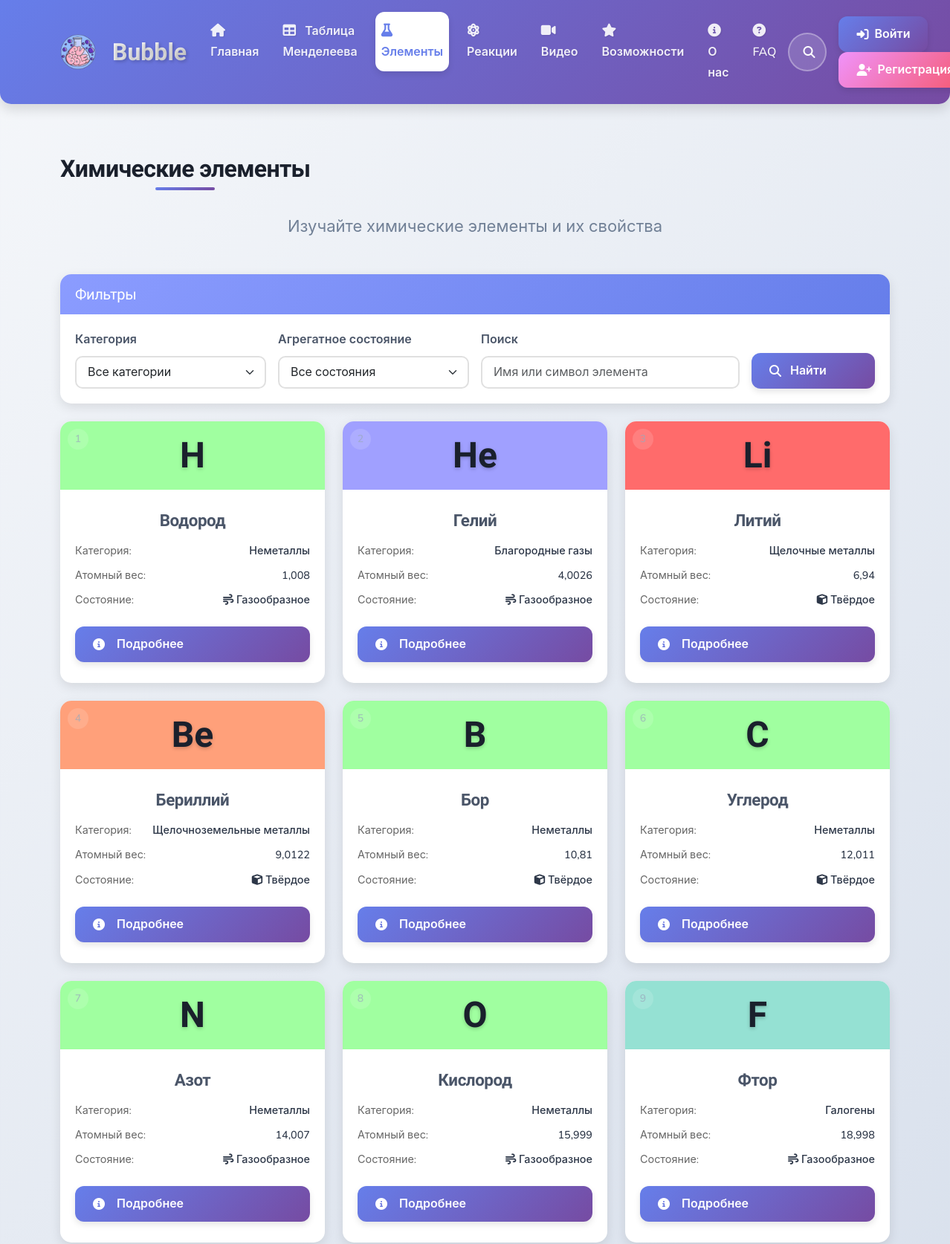
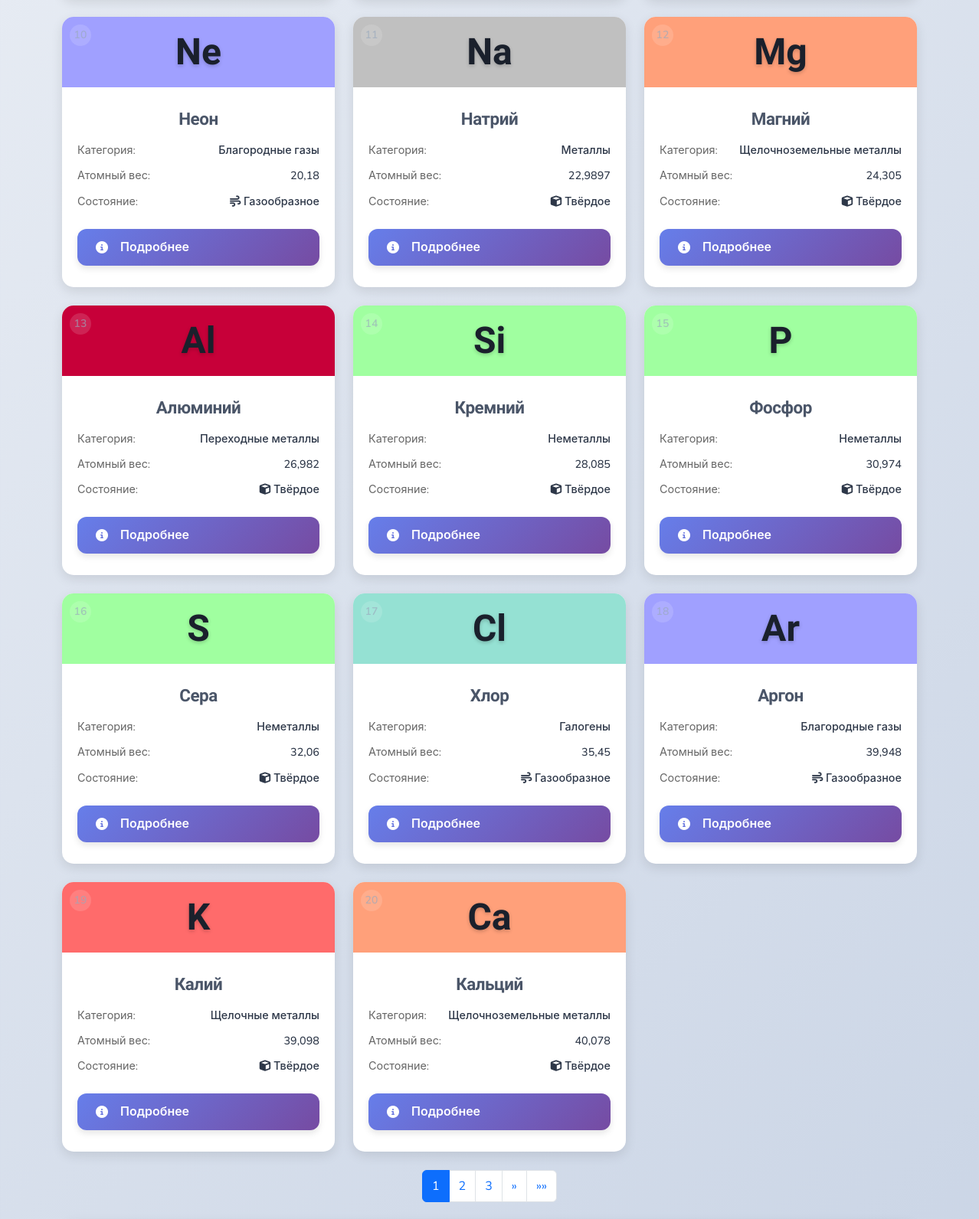
/chemistry/elements/ (upper part), run on the app's committed database (2 pictures, top to bottom).
### chemistry/models.py (models this page shows, shortened)
class Element(models.Model):
    STATE_CHOICES = [
        ('solid', _('Твёрдое')),
        ('liquid', _('Жидкое')),
        ('gas', _('Газообразное')),
    ]
    name = models.CharField(_('Название'), max_length=100)
    symbol = models.CharField(_('Символ'), max_length=3)
    atomic_number = models.PositiveSmallIntegerField(_('Атомный номер'), unique=True)
    atomic_weight = models.FloatField(_('Атомная масса'))
    group = models.PositiveSmallIntegerField(_('Группа'), null=True, blank=True)
    period = models.PositiveSmallIntegerField(_('Период'))
    category = models.ForeignKey(ElementCategory, on_delete=models.CASCADE,
                                 related_name='elements', verbose_name=_('Категория'))
    state = models.CharField(_('Агрегатное состояние'), max_length=10, choices=STATE_CHOICES, default='solid')
    image = models.ImageField(_('Изображение'), upload_to='elements/', blank=True, null=True)
    description = models.TextField(_('Описание'), blank=True)
    fun_facts = models.TextField(_('Интересные факты'), blank=True)
    is_active = models.BooleanField(_('Активен'), default=True)
    created_at = models.DateTimeField(_('Дата создания'), auto_now_add=True)
    updated_at = models.DateTimeField(_('Дата обновления'), auto_now=True)
    class Meta:
        verbose_name = _('Химический элемент')
        verbose_name_plural = _('Химические элементы')
        ordering = ['atomic_number']

class ElementCategory(models.Model):
    name = models.CharField(_('Название'), max_length=100)
    description = models.TextField(_('Описание'), blank=True)
    color = models.CharField(_('Цвет (HEX)'), max_length=7, help_text="#RRGGBB", default="#FFFFFF")
    class Meta:
        verbose_name = _('Категория элемента')
        verbose_name_plural = _('Категории элементов')

### chemistry/views.py (the view)
# urls.py: path('elements/', views.ElementListView.as_view(), name='element_list'),
class ElementListView(ListView):
    model = Element
    template_name = 'chemistry/element_list.html'
    context_object_name = 'elements'
    paginate_by = 20
    def get_queryset(self):
        queryset = Element.objects.filter(is_active=True).select_related('category')
        category_id = self.request.GET.get('category')
        if category_id:
            queryset = queryset.filter(category_id=category_id)
        state = self.request.GET.get('state')
        if state:
            queryset = queryset.filter(state=state)
        query = self.request.GET.get('q')
        if query:
            filters = Q(name__icontains=query) | Q(symbol__icontains=query)
            if query.isdigit():
                filters |= Q(atomic_number=int(query))
            queryset = queryset.filter(filters)
        return queryset.order_by('atomic_number')
    def get_context_data(self, **kwargs):
        context = super().get_context_data(**kwargs)
        context['categories'] = ElementCategory.objects.all()
        context['states'] = Element.STATE_CHOICES
        context['current_category'] = self.request.GET.get('category', '')
        context['current_state'] = self.request.GET.get('state', '')
        context['current_query'] = self.request.GET.get('q', '')
        if self.request.user.is_authenticated:
            favorite_ids = UserFavoriteElement.objects.filter(
                user=self.request.user
            ).values_list('element_id', flat=True)
            context['favorite_element_ids'] = list(favorite_ids)
        return context

### templates/chemistry/element_list.html (shortened to what this page needs)
{% extends 'base/base.html' %}
{% load i18n %}
{% load static %}
{% block content %}
<div class="container py-4">
    <div class="row mb-4">
        <div class="col">
            <h1 class="bubble-section-title text-center">{% trans "Химические элементы" %}</h1>
            <p class="lead text-center">{% trans "Изучайте химические элементы и их свойства" %}</p>
        </div>
    </div>
    <div class="bubble-card mb-4">
        <div class="bubble-card-header">
            <h2 class="h5 mb-0">{% trans "Фильтры" %}</h2>
        </div>
        <div class="bubble-card-body">
            <form method="get" class="row g-3">
                <div class="col-md-3">
                    <label for="category" class="form-label">{% trans "Категория" %}</label>
                    <select name="category" id="category" class="form-select bubble-select">
                        <option value="">{% trans "Все категории" %}</option>
                    </select>
                </div>
                <div class="col-md-3">
                    <label for="state" class="form-label">{% trans "Агрегатное состояние" %}</label>
                    <select name="state" id="state" class="form-select bubble-select">
                        <option value="">{% trans "Все состояния" %}</option>
                    </select>
                </div>
                <div class="col-md-4">
                    <label for="q" class="form-label">{% trans "Поиск" %}</label>
                    <input type="text" class="form-control bubble-input" id="q" name="q"
                        value="{{ current_query }}" placeholder="{% trans 'Имя или символ элемента' %}">
                </div>
                <div class="col-md-2 d-flex align-items-end">
                    <button type="submit" class="btn bubble-btn w-100">
                        <i class="fas fa-search me-1"></i> {% trans "Найти" %}
                    </button>
                </div>
            </form>
        </div>
    </div>
    <div class="row row-cols-1 row-cols-md-2 row-cols-lg-3 g-4 mb-4">
        {% for element in elements %}
        <div class="col">
            <div class="element-card-result">
                <div class="element-card-result-header" style="background-color: {{ element.category.color }}">
                    <div class="element-symbol">{{ element.symbol }}</div>
                    <div class="element-number">{{ element.atomic_number }}</div>
                </div>
                <div class="element-card-result-body">
                    <h3 class="element-name">{{ element.name }}</h3>
                    <div class="element-details">
                        <div class="element-detail-item">
                            <span class="element-detail-label">{% trans "Категория:" %}</span>
                            <span class="element-detail-value">{{ element.category.name }}</span>
                        </div>
                        <div class="element-detail-item">
                            <span class="element-detail-label">{% trans "Атомный вес:" %}</span>
                            <span class="element-detail-value">{{ element.atomic_weight }}</span>
                        </div>
                        <div class="element-detail-item">
                            <span class="element-detail-label">{% trans "Состояние:" %}</span>
                            <span class="element-detail-value">
                                {% if element.state == 'solid' %}
                                    <i class="fas fa-cube" title="{% trans 'Твёрдое' %}"></i> {% trans "Твёрдое" %}
                                {% elif element.state == 'liquid' %}
                                    <i class="fas fa-tint" title="{% trans 'Жидкое' %}"></i> {% trans "Жидкое" %}
                                {% elif element.state == 'gas' %}
                                    <i class="fas fa-wind" title="{% trans 'Газообразное' %}"></i> {% trans "Газообразное" %}
                                {% else %}
                                    <i class="fas fa-question" title="{% trans 'Неизвестно' %}"></i> {% trans "Неизвестно" %}
                                {% endif %}
                            </span>
                        </div>
                    </div>
                    <div class="element-actions">
                        <a href="{% url 'chemistry:element_detail' element.atomic_number %}" class="btn bubble-btn w-100 mb-2">
                            <i class="fas fa-info-circle me-2"></i> {% trans "Подробнее" %}
                        </a>
                    </div>
                </div>
            </div>
        </div>
        {% endfor %}
    </div>
    {% if is_paginated %}
    <nav aria-label="{% trans 'Навигация по страницам' %}">
        <ul class="pagination justify-content-center">
            {% for num in page_obj.paginator.page_range %}
                {% if page_obj.number == num %}
                <li class="page-item active"><span class="page-link">{{ num }}</span></li>
                {% elif num > page_obj.number|add:'-3' and num < page_obj.number|add:'3' %}
                <li class="page-item">
                    <a class="page-link" href="?page={{ num }}">{{ num }}</a>
                </li>
                {% endif %}
            {% endfor %}
            {% if page_obj.has_next %}
            <li class="page-item">
                <a class="page-link" href="?page={{ page_obj.next_page_number }}" aria-label="{% trans 'Следующая' %}">
                    <span aria-hidden="true">&raquo;</span>
                </a>
            </li>
            <li class="page-item">
                <a class="page-link" href="?page={{ page_obj.paginator.num_pages }}" aria-label="{% trans 'Последняя' %}">
                    <span aria-hidden="true">&raquo;&raquo;</span>
                </a>
            </li>
            {% endif %}
        </ul>
    </nav>
    {% endif %}
</div>
{% endblock %}

### static/css/style.css (style rules this page uses)
:root { --bubble-primary: #4a86e8; --bubble-primary-light: #6fa8ff; --bubble-primary-dark: #2a5db0; --bubble-secondary: #e84a9c; --bubble-secondary-light: #ff7cbf; --bubble-secondary-dark: #b0276a; --bubble-success: #5DCB85; --bubble-warning: #FFD966; --bubble-danger: #FF6B6B; --bubble-bg: #f9faff; --bubble-text: #333; --bubble-text-light: #666; --border-radius-sm: 8px; --border-radius-md: 16px; --border-radius-lg: 24px; --border-radius-xl: 36px; --shadow-sm: 0 4px 6px rgba(0, 0, 0, 0.05), 0 1px 3px rgba(0, 0, 0, 0.1); --shadow-md: 0 8px 24px rgba(0, 0, 0, 0.1), 0 2px 8px rgba(0, 0, 0, 0.05); --shadow-lg: 0 15px 45px rgba(0, 0, 0, 0.1), 0 5px 15px rgba(0, 0, 0, 0.05); }
body { font-family: 'Nunito', sans-serif; background-color: var(--bubble-bg); color: var(--bubble-text); line-height: 1.6; }
h1, h2, h3, h4, h5, h6 { font-family: 'Baloo 2', cursive; font-weight: 700; color: var(--bubble-primary-dark); }
a { color: var(--bubble-primary); text-decoration: none; transition: all 0.3s ease; }
.bubble-btn { background-color: var(--bubble-primary); color: white; border: none; border-radius: var(--border-radius-md); padding: 0.5rem 1.2rem; font-weight: 600; box-shadow: var(--shadow-sm); transition: all 0.3s ease; }
.bubble-section-title { position: relative; font-size: 2rem; margin-bottom: 2rem; text-align: center; display: inline-block; }
.bubble-section-title::after { content: ''; position: absolute; bottom: -10px; left: 50%; transform: translateX(-50%); width: 80px; height: 5px; background: linear-gradient(to right, var(--bubble-primary), var(--bubble-secondary)); border-radius: 10px; }
.element-symbol { font-size: 2.5rem; font-weight: 700; margin-bottom: 0.2rem; }
.element-number { position: absolute; top: 0.5rem; left: 0.5rem; font-size: 0.9rem; font-weight: 600; }
.element-name { font-weight: 600; text-align: center; margin-bottom: 0.2rem; }
.element-number { font-size: 0.7em; text-align: left; opacity: 0.7; }
.element-symbol { font-size: 1.5em; font-weight: bold; text-align: center; margin: 2px 0; }
.element-name { font-size: 0.65em; text-align: center; white-space: nowrap; overflow: hidden; text-overflow: ellipsis; }
.bubble-card { border-radius: 15px; overflow: hidden; box-shadow: 0 5px 15px rgba(0, 0, 0, 0.1); background-color: white; margin-bottom: 20px; }
.bubble-card-header { background: linear-gradient(135deg, var(--bubble-primary-light), var(--bubble-primary)); color: white; padding: 15px 20px; }
.bubble-card-body { padding: 20px; }

### templates/chemistry/element_list.html (style rules this page uses)
.element-card-result { background-color: white; border-radius: 15px; overflow: hidden; box-shadow: 0 5px 15px rgba(0, 0, 0, 0.1); transition: all 0.3s ease; height: 100%; display: flex; flex-direction: column; }
.element-card-result-header { padding: 20px; text-align: center; position: relative; color: white; }
.element-symbol { font-size: 3rem; font-weight: bold; line-height: 1; text-shadow: 0 2px 5px rgba(0, 0, 0, 0.2); }
.element-number { position: absolute; top: 10px; left: 10px; background: rgba(255, 255, 255, 0.2); border-radius: 50%; width: 28px; height: 28px; display: flex; align-items: center; justify-content: center; font-size: 14px; }
.element-card-result-body { padding: 20px; flex-grow: 1; display: flex; flex-direction: column; }
.element-name { text-align: center; margin-bottom: 15px; font-size: 1.4rem; }
.element-details { margin-bottom: 15px; }
.element-detail-item { display: flex; justify-content: space-between; margin-bottom: 8px; font-size: 0.9rem; }
.element-detail-label { color: #666; }
.element-detail-value { font-weight: 500; }
.element-actions { margin-top: auto; }
.bubble-select, .bubble-input { border-radius: 10px; border: 2px solid #e0e0e0; padding: 8px 15px; transition: all 0.3s ease; }

### data on the page
Element: symbol "H", atomic_number "1", name "Водород", category.name "Неметаллы", atomic_weight "1,008"
Element: symbol "He", name "Гелий", category.name "Благородные газы", atomic_weight "4,0026"
Element: symbol "Li", name "Литий", category.name "Щелочные металлы", atomic_weight "6,94"
Element: symbol "Be", name "Бериллий", category.name "Щелочноземельные металлы", atomic_weight "9,0122"
Element: symbol "B", atomic_number "5", name "Бор", category.name "Неметаллы", atomic_weight "10,81"
Element: symbol "C", atomic_number "6", name "Углерод", category.name "Неметаллы", atomic_weight "12,011"
Element: symbol "N", atomic_number "7", name "Азот", category.name "Неметаллы", atomic_weight "14,007"
Element: symbol "O", atomic_number "8", name "Кислород", category.name "Неметаллы", atomic_weight "15,999"
Element: symbol "F", atomic_number "9", name "Фтор", category.name "Галогены", atomic_weight "18,998"
Element: symbol "Ne", name "Неон", category.name "Благородные газы", atomic_weight "20,18"
Element: symbol "Na", atomic_number "11", name "Натрий", category.name "Металлы", atomic_weight "22,9897"
Element: symbol "Mg", name "Магний", category.name "Щелочноземельные металлы", atomic_weight "24,305"
Element: symbol "Al", atomic_number "13", name "Алюминий", category.name "Переходные металлы", atomic_weight "26,982"
Element: symbol "Si", atomic_number "14", name "Кремний", category.name "Неметаллы", atomic_weight "28,085"
Element: symbol "P", atomic_number "15", name "Фосфор", category.name "Неметаллы", atomic_weight "30,974"
Element: symbol "S", atomic_number "16", name "Сера", category.name "Неметаллы", atomic_weight "32,06"
Element: symbol "Cl", atomic_number "17", name "Хлор", category.name "Галогены", atomic_weight "35,45"
Element: symbol "Ar", name "Аргон", category.name "Благородные газы", atomic_weight "39,948"
Element: symbol "K", name "Калий", category.name "Щелочные металлы", atomic_weight "39,098"
Element: symbol "Ca", name "Кальций", category.name "Щелочноземельные металлы", atomic_weight "40,078"

### other printed values
{{ num }} "1"
{{ num }} "2" "3"
